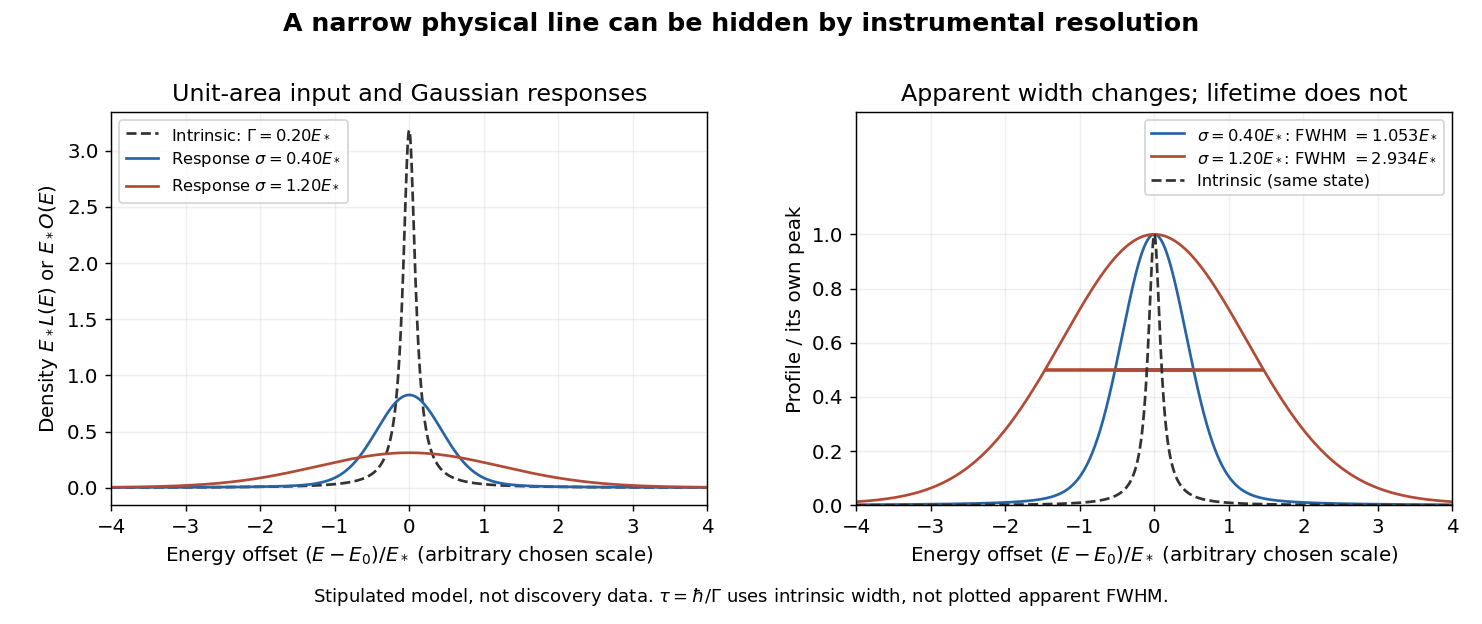

This chart was generated by the following Python code:
"""Stipulated normalized lines, no measured J/psi data or historical fit.

Python 3.14 / numpy 2.3 / matplotlib 3.10. Run from _media.
Numerical Gaussian convolution uses numpy.trapezoid, without SciPy.
"""

from pathlib import Path
import matplotlib.pyplot as plt
import numpy as np

GAMMA = 0.20  # All widths in the arbitrarily chosen energy unit E_*.
SIGMAS = (0.40, 1.20)


def lorentzian(x, gamma=GAMMA):
    return (gamma / (2*np.pi)) / (x*x + (gamma/2)**2)


def convolve(x, sigma, step=0.005):
    # Bound is far beyond the plotted interval; Gaussian tail error is tiny.
    u = np.linspace(-100, 100, round(200/step) + 1)
    line = lorentzian(u)
    return np.array([np.trapezoid(
        line * np.exp(-0.5*((v-u)/sigma)**2)/(np.sqrt(2*np.pi)*sigma), u
    ) for v in x])


def fwhm(x, y):
    mask = x >= 0
    # Symmetry, monotonicity on the positive side, and an interpolated crossing.
    return 2*np.interp(y.max()/2, y[mask][::-1], x[mask][::-1])


def main():
    plt.rcParams.update({"font.size": 11})
    x = np.linspace(-5, 5, 2001)
    curves = [convolve(x, s) for s in SIGMAS]
    widths = [fwhm(x, y) for y in curves]
    fig, axes = plt.subplots(1, 2, figsize=(11.4, 4.8), facecolor="white")
    colors = ("#2764a5", "#b24b36")
    for ax in axes:
        ax.grid(alpha=0.2)
        ax.set_xlabel(r"Energy offset $(E-E_0)/E_*$ (arbitrary chosen scale)")
        ax.set_xlim(-4, 4)
    axes[0].plot(x, lorentzian(x), color="#333333", ls="--", label=r"Intrinsic: $\Gamma=0.20 E_*$")
    for sigma, y, width, col in zip(SIGMAS, curves, widths, colors):
        axes[0].plot(x, y, color=col, label=rf"Response $\sigma={sigma:.2f} E_*$")
        axes[1].plot(x, y/y.max(), color=col,
                     label=rf"$\sigma={sigma:.2f} E_*$: FWHM $={width:.3f} E_*$")
        axes[1].hlines(0.5, -width/2, width/2, color=col, lw=2)
    axes[1].plot(x, lorentzian(x)/lorentzian(0), "--", color="#333333", label="Intrinsic (same state)")
    axes[0].set(ylabel=r"Density $E_* L(E)$ or $E_* O(E)$", title="Unit-area input and Gaussian responses")
    axes[1].set(ylabel="Profile / its own peak", ylim=(0, 1.45), yticks=np.linspace(0, 1, 6),
                title="Apparent width changes; lifetime does not")
    axes[0].legend(fontsize=9, loc="upper left")
    axes[1].legend(fontsize=9, loc="upper right")
    fig.suptitle("A narrow physical line can be hidden by instrumental resolution", fontsize=14, weight="bold")
    fig.text(0.5, 0.035, r"Stipulated model, not discovery data. $\tau=\hbar/\Gamma$ uses intrinsic width, not plotted apparent FWHM.",
             ha="center", fontsize=10)
    fig.subplots_adjust(left=0.075, right=0.98, bottom=0.19, top=0.82, wspace=0.25)
    fig.savefig(Path(__file__).stem + ".png", dpi=130, facecolor="white")
    plt.close(fig)
    print({"gamma": GAMMA, "response_sigmas": SIGMAS, "observed_fwhm": widths})


if __name__ == "__main__":
    main()
